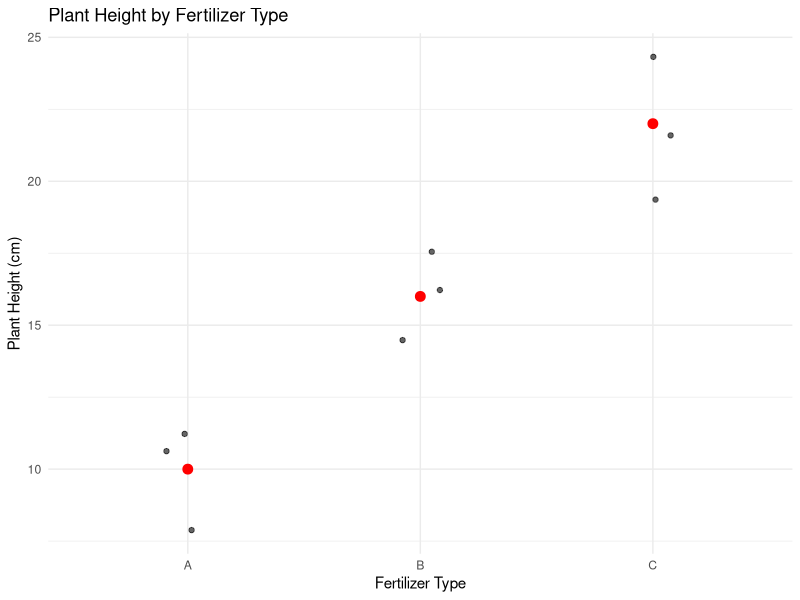
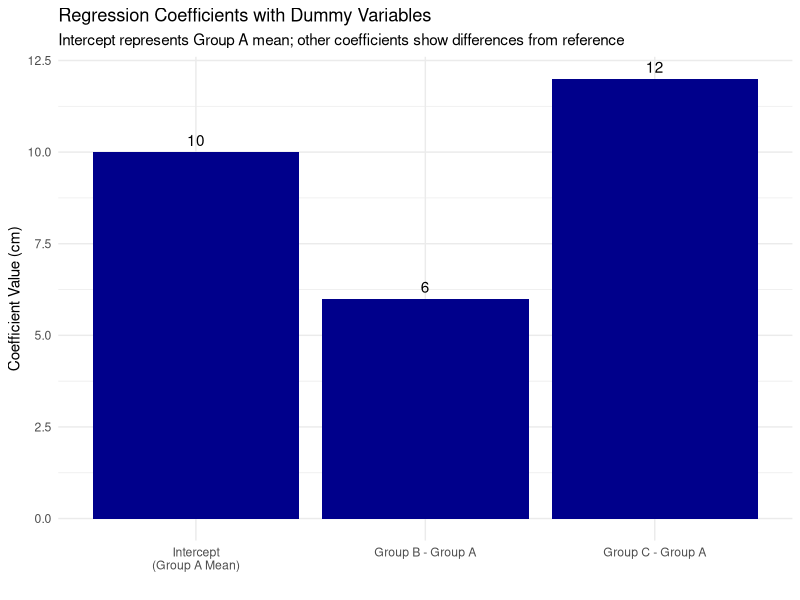
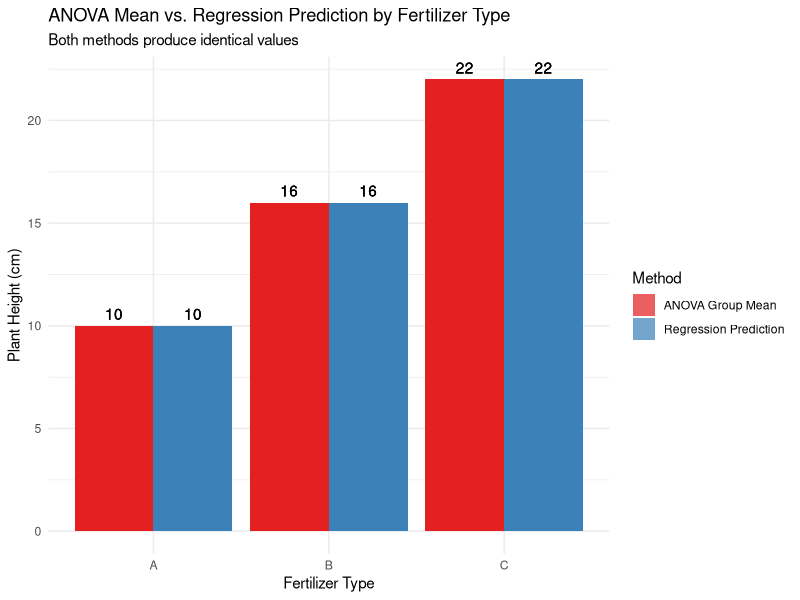

Write the R code that produced these figures, in order.
## ---- chunk 1
#| message: false
#| warning: false
# install.packages("flextable")
library(tidyverse)
library(flextable)

# Create the dataset
fertilizer_data <- tibble(
  fertilizer = rep(c("A", "B", "C"), each = 3),
  height = c(10, 12, 8,   # Fertilizer A
             14, 16, 18,  # Fertilizer B
             20, 22, 24)  # Fertilizer C
)

# Display the dataset using flextable
flextable(fertilizer_data) %>%
  set_caption("Plant Heights by Fertilizer Type") %>%
  theme_vanilla() %>%
  autofit()
## ---- chunk 2
group_means <- fertilizer_data %>%
  group_by(fertilizer) %>%
  summarize(mean_height = mean(height))

flextable(group_means) %>%
  set_caption("Group Means (ANOVA Approach)") %>%
  theme_vanilla() %>%
  autofit()
## ---- chunk 3
#| fig-alt: "Jittered scatterplot of plant height by fertilizer type (A, B, C), with individual data points in black and each group's mean height marked as a red dot. Mean height increases from fertilizer A to B to C."
ggplot(fertilizer_data, aes(x = fertilizer, y = height)) +
  geom_jitter(width = 0.1, alpha = 0.6) +
  geom_point(data = group_means, aes(y = mean_height), 
             color = "red", size = 3) +
  labs(title = "Plant Height by Fertilizer Type",
       x = "Fertilizer Type",
       y = "Plant Height (cm)") +
  theme_minimal()
## ---- chunk 4
# Run ANOVA
anova_model <- aov(height ~ fertilizer, data = fertilizer_data)
anova_summary <- summary(anova_model)
anova_summary
## ---- chunk 5
# Set fertilizer A as the reference level
fertilizer_data$fertilizer <- factor(fertilizer_data$fertilizer, levels = c("A", "B", "C"))

# Run regression with dummy variables
reg_model <- lm(height ~ fertilizer, data = fertilizer_data)
reg_summary <- summary(reg_model)
reg_summary
## ---- chunk 6
# Create a table showing the relationship between coefficients and means
coefs <- coef(reg_model)

coefficients_explained <- tibble(
  Term = c("Intercept", "fertilizerB", "fertilizerC"),
  Coefficient = coefs,
  Meaning = c(
    "Mean of Group A (reference group)",
    "Difference between Group B and Group A means",
    "Difference between Group C and Group A means"
  ),
  Mathematical_Expression = c(
    "β₀ = μA",
    "β₁ = μB - μA",
    "β₂ = μC - μA"
  ),
  Numeric_Value = c(coefs[1],
    paste0(round(group_means$mean_height[2], 1), " - ", 
           round(group_means$mean_height[1], 1), " = ", 
           round(coefs[2], 1)),
    paste0(round(group_means$mean_height[3], 1), " - ", 
           round(group_means$mean_height[1], 1), " = ", 
           round(coefs[3], 1))))

# Use flextable to format the table
flextable(coefficients_explained) %>%
  set_caption("Regression Coefficients Explained") %>%
  theme_vanilla() %>%
  fit_to_width(max_width = 8, unit = "in") %>%
  bold(j = 1) %>%
  colformat_double(j = 2, digits = 2)

## ---- chunk 7
#| fig-alt: "Bar chart of the three regression coefficients: the intercept (Group A mean, about 10 cm), the Group B minus Group A difference (about 6 cm), and the Group C minus Group A difference (about 12 cm), each labeled with its value."
coef_data <- tibble(
  Term = factor(c("Intercept\n(Group A Mean)", "Group B - Group A", "Group C - Group A"),
                levels = c("Intercept\n(Group A Mean)", "Group B - Group A", "Group C - Group A")),
  Value = c(coefs[1], coefs[2], coefs[3])
)

ggplot(coef_data, aes(x = Term, y = Value)) +
  geom_col(fill = "darkblue") +
  geom_text(aes(label = round(Value, 1)), vjust = -0.5) +
  labs(title = "Regression Coefficients with Dummy Variables",
       subtitle = "Intercept represents Group A mean; other coefficients show differences from reference",
       x = "",
       y = "Coefficient Value (cm)") +
  theme_minimal()
## ---- chunk 8
# Get predictions from regression model
predicted_values <- predict(reg_model, fertilizer_data)

# Create a dataframe for comparison
comparison_data <- fertilizer_data %>%
  mutate(predicted = predicted_values) %>%
  group_by(fertilizer) %>%
  mutate(group_mean = mean(height))

# Generate the predicted values for each group
predicted_values_by_group <- comparison_data %>%
  group_by(fertilizer) %>%
  reframe(
    anova_mean = mean(height),
    regression_prediction = mean(predicted),
    formula = case_when(
      fertilizer == "A" ~ paste0(round(coefs[1], 1), " + 0 + 0 = ", round(coefs[1], 1)),
      fertilizer == "B" ~ paste0(round(coefs[1], 1), " + ", round(coefs[2], 1), " + 0 = ", round(coefs[1] + coefs[2], 1)),
      fertilizer == "C" ~ paste0(round(coefs[1], 1), " + 0 + ", round(coefs[3], 1), " = ", round(coefs[1] + coefs[3], 1))
    )
  )
## ---- chunk 9
#| fig-alt: "Grouped bar chart comparing the ANOVA group mean and the regression-predicted value for each fertilizer type (A, B, C), with value labels above each bar. The ANOVA mean and regression prediction bars are equal height within each fertilizer group, showing the two methods produce identical values."
# Create data for plotting the equivalence
plot_data <- predicted_values_by_group %>%
  pivot_longer(cols = c(anova_mean, regression_prediction),
               names_to = "method",
               values_to = "value") %>%
  mutate(method = ifelse(method == "anova_mean", "ANOVA Group Mean", "Regression Prediction"))

ggplot(plot_data, aes(x = fertilizer, y = value, fill = method)) +
  geom_bar(stat = "identity", position = position_dodge(), alpha = 0.7) +
  geom_text(aes(label = round(value, 1)), position = position_dodge(width = 0.9), vjust = -0.5) +
  labs(title = "ANOVA Mean vs. Regression Prediction by Fertilizer Type",
       subtitle = "Both methods produce identical values",
       x = "Fertilizer Type",
       y = "Plant Height (cm)",
       fill = "Method") +
  theme_minimal() +
  scale_fill_brewer(palette = "Set1")
## ---- chunk 10
# ANOVA: Extract F-value and p-value
anova_f <- anova_summary[[1]]$`F value`[1]
anova_p <- anova_summary[[1]]$`Pr(>F)`[1]

# Regression: Extract F-value and p-value
reg_f <- reg_summary$fstatistic[1]
reg_p <- pf(reg_f, reg_summary$fstatistic[2], reg_summary$fstatistic[3], lower.tail = FALSE)

# Compare them
test_comparison <- tibble(
  Test = c("ANOVA F-test", "Regression F-test"),
  `F-value` = c(anova_f, reg_f),
  `p-value` = c(anova_p, reg_p)
)

# Format with flextable
flextable(test_comparison) %>%
  set_caption("Comparison of Statistical Tests") %>%
  theme_vanilla() %>%
  autofit() %>%
  colformat_double(j = 2:3, digits = 4)
